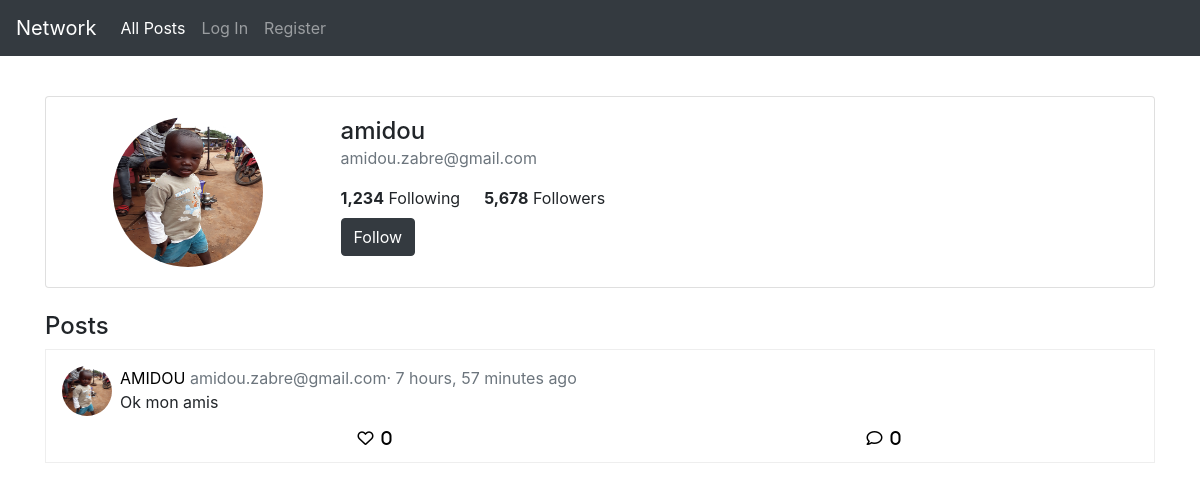
The page /profile/amidou on the database as committed earlier.
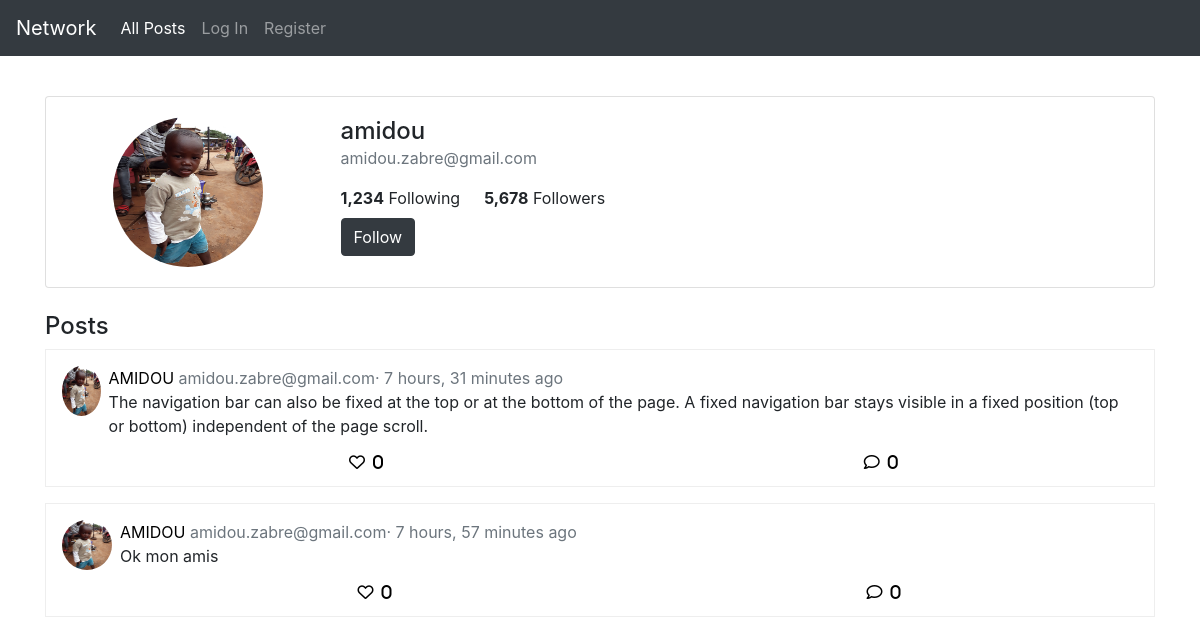
The same page on the database as committed later.
### network/models.py (models this page shows)
class Post(models.Model):
    user = models.ForeignKey(User, on_delete=models.CASCADE)
    content = models.TextField()
    created_at = models.DateTimeField(auto_now_add=True)

class User(AbstractUser):
    bio = models.TextField(blank=True)
    user_img = models.ImageField(upload_to='user_images/', default="user_images/blank_user_img.png")

### network/views.py (the view)
# urls.py: path("profile/<str:username>", views.profile, name="profile"),
def profile(request, username):
    profile_user = User.objects.get(username=username)
    posts = Post.objects.filter(user=profile_user).order_by('-created_at')
    return render(request, "network/profile.html", context={
        'profile_user': profile_user,
        'posts': posts
    })

### network/templates/network/profile.html (shortened to what this page needs)
{% extends "network/layout.html" %}
{% block body %}
<div class="row mt-4">
    <div class="col-12">
        <div class="card">
            <div class="card-body">
                <div class="row">
                    <div class="col-md-3 text-center">
                        <img src="{{  profile_user.user_img.url }}" class="rounded-circle profile-img-lg" alt="Profile Picture">
                    </div>
                    <div class="col-md-9">
                        <h4 class="mb-0">{{profile_user.username}}</h4>
                        <p class="text-muted">{{profile_user.email}}</p>
                        <div class="d-flex mb-2">
                            <div class="mr-4">
                                <strong>1,234</strong> Following
                            </div>
                            <div>
                                <strong>5,678</strong> Followers
                            </div>
                        </div>
                        <div class="d-flex justify-content-between w-100">
                            {% if user == profile_user %}
                                <button class="btn btn-primary">Edit Profile</button>
                            {% else %}
                                <button class="btn btn-dark">Follow</button>
                            {% endif %}
                        </div>
                    </div>
                </div>
            </div>
        </div>
    </div>
</div>
<div class="row">
    <div class="col-12">
        <h4 class="mt-4">Posts</h4>
    <div class="posts">
        {% for post in posts%}
        <div class="post-box">
            <div class="d-flex">
                <img src="{{ post.user.user_img.url }}" class="profile-img me-2 mr-2" alt="Profile">
                <div class="d-flex flex-column flex-grow-1">
                    <div class="mb-0">
                        <a href="{% url 'profile' post.user.username %}">{{post.user.username|upper}} </a>
                        <span class="text-muted">
                            {{post.user.email}}·
                            {{post.created_at|timesince }} ago
                        </span>
                    </div>
                    <p>
                        {{post.content}}
                    </p>
                    <div class="d-flex justify-content-around w-100">
                        <a href="#" class="far fa-heart"><span class="pl-2">{{ post.likes.count }}</span></a>
                        <a href="#" class="far fa-comment"><span class="pl-2">0</span></a>
                    </div>
                </div>
            </div>
        </div>
        {% endfor %}
    </div>
    </div>
</div>
{% endblock %}

Rows that differ between the two databases and show on the page:
added Post: user.user_img (picture), user.username "AMIDOU", user.email "amidou.zabre@gmail.com", created_at "7 hours, 31 minutes", content "The navigation bar can also be fixed at the top or at the bottom of the page. A fixed navigation bar stays visible in a fixed position (top or bottom) independent of the page scroll.", likes.count "0"
